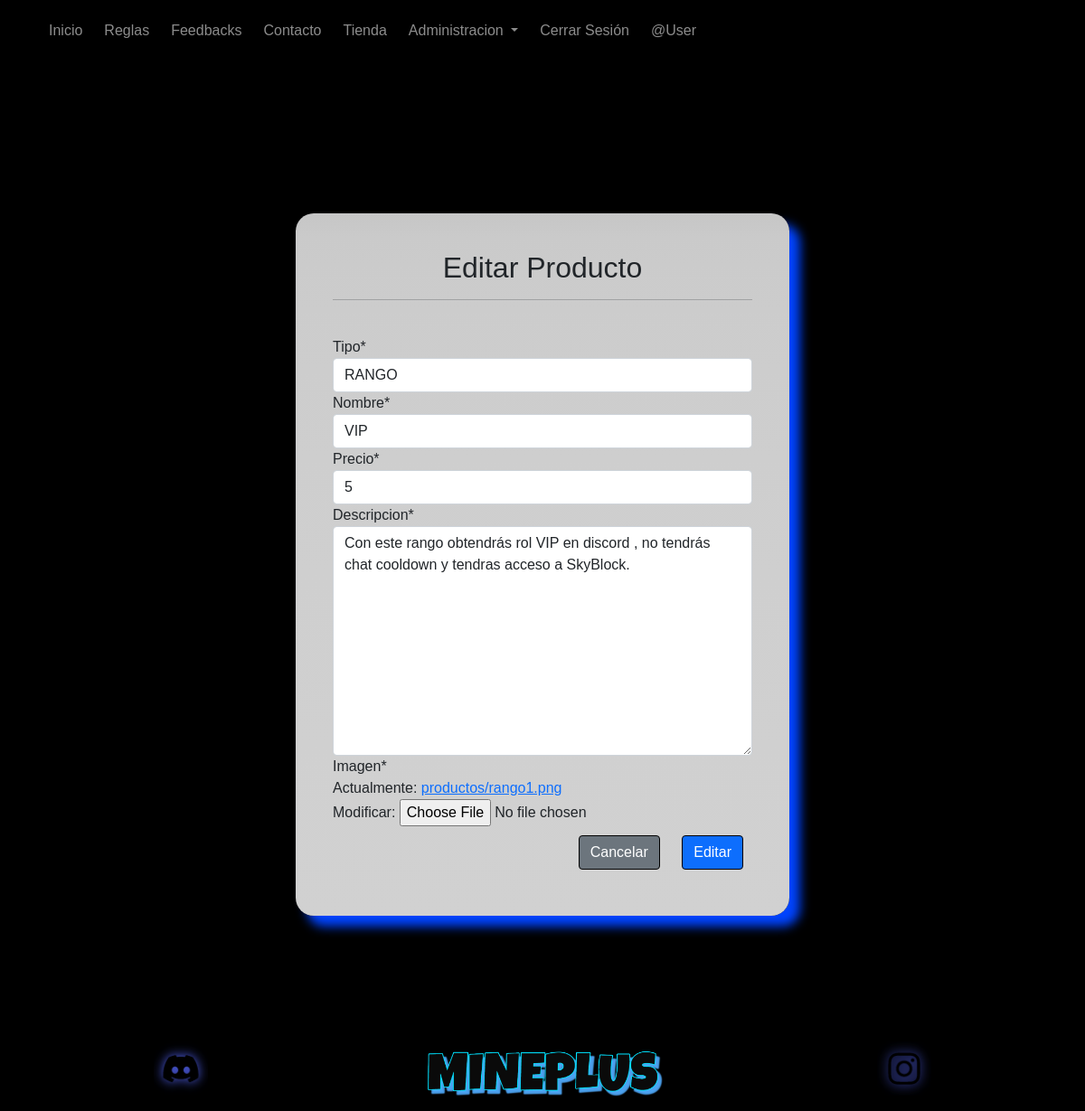
Page /modificar-productos/47/ (signed in) on the committed database.
### app/models.py (models this page shows, shortened)
class Producto(models.Model):
    tipo = models.ForeignKey(Tipo, on_delete=models.PROTECT, verbose_name="Tipo")
    nombre = models.CharField(max_length=50)
    precio = models.IntegerField()
    descripcion = models.TextField()
    imagen = models.ImageField(upload_to="productos", null=True)

class Tipo(models.Model):
    nombre = models.CharField(max_length=50)
    def __str__(self):
        return self.nombre

### app/views.py (the view, shortened to what this page needs)
# urls.py: path('modificar-productos/<id>/', views.modificar_producto, name="modificar_productos"),
@permission_required('app.change_producto')
def modificar_producto (request, id):
    producto = get_object_or_404(Producto, id=id)
    data={
        'form': ProductoForm(instance=producto)
    }
    return render(request, 'app/producto/modificar.html',data)

### app/forms.py
class ProductoForm(forms.ModelForm):
    class Meta:
        model = Producto
        fields = '__all__'

### app/templates/app/producto/modificar.html (shortened to what this page needs)
{% extends 'app/base.html' %}
{% load crispy_forms_tags %}
{% block contenido %}
<br><br><br><br><br>
<div class="container">
    <div class="row">
        <div class="col-12 col-md-6 offset-md-3">
            <div class="formu">
                <div class="card-body">
                    <h2 class="text-dark text-center">Editar Producto</h2>
                    <hr class="text-dark">
                    <br>
                    <form action="" method="post" enctype="multipart/form-data">
                        {{ form | crispy }}
                        <div class=" d-flex text-center justify-content-end">
                            <input type="reset" value="Cancelar" class="btn btn-secondary">
                            <input type="submit" value="Editar" class="btn btn-primary">
                        </div>
                    </form>
                </div>
            </div>
        </div>
    </div>
</div>
<br><br><br>
{% endblock %}

### app/templates/app/base.html (shortened to what this page needs)
<!DOCTYPE html>
<html lang="es">
<head>
    {% load static%}
    <link href="https://cdn.jsdelivr.net/npm/bootstrap@5.0.0-beta3/dist/css/bootstrap.min.css" rel="stylesheet">
    <link href="https://cdn.jsdelivr.net/npm/bootstrap@5.0.2/dist/css/bootstrap.min.css" rel="stylesheet">
    <link rel="stylesheet" href="{% static 'app/css/estilos.css'%}">
</head>
<body>
    <nav class="navbar navbar-dark  navbar-expand-md mb-5">
        <div class="container">
            <div class="collapse navbar-collapse" id="menu-principal">
                <ul class="navbar-nav">
                    <li class="nav-item"><a href="{% url 'home' %}" class="nav-link">Inicio</a></li>
                    <li class="nav-item"><a href="{% url 'reglas' %}" class="nav-link">Reglas</a></li>
                    <li class="nav-item"><a href="{% url 'feedbacks' %}" class="nav-link">Feedbacks</a></li>
                    <li class="nav-item"><a href="{% url 'contacto' %}" class="nav-link">Contacto</a></li>
                    <li class="nav-item"><a href="{% url 'tienda' %}" class="nav-link">Tienda</a></li>
                    {% if request.user.is_staff %}
                    <li class="nav-item dropdown">
                      <a
                        class="nav-link dropdown-toggle"
                        href="#"
                        role="button"
                        data-bs-toggle="dropdown"
                        aria-expanded="false"
                      >
                        Administracion
                      </a>
                    </li>
                    {% endif %}
                    {% if user.is_authenticated %}
                        <li class="nav-item">
                            <a href="{% url 'logout' %}" class="nav-link" onclick="event.preventDefault(); document.getElementById('logout-form').submit();">Cerrar Sesión</a>
                        </li>
                        <li class="nav-item"><a href="#" class="nav-link">@{{ user.username | title }}</a></li>
                    {% else %}
                        <li class="nav-item"><a href="{% url 'login' %}" class="nav-link">Iniciar Sesión</a></li>
                    {% endif %}
                </ul>
            </div>
        </div>
    </nav>
    {% block contenido %}
    {% endblock%}
    <br><br><br><br><br><br>
    <footer class="container-fluid text-white text-center bg-dark fixed-bottom mt-5">
        <div class="row py-2" id="footer">
            <div class="col-4 order-1">
                <a href="https://discord.gg/mineplusmc" target="_blank">
                    <img src="{% static 'app/img/ico/ds.png' %}" class="img-fluid" width="60" height="60"  id="redes" alt="facebook">
                </a>
            </div>
            <div class="col-4 order-2" id="texto-redes">
                <img src="{% static 'app/img/logo2.png' %}" width="300" class="img-fluid " alt="">
            </div>
            <div class="col-4 order-3">
                <a href="https://www.instagram.com/victorfavianoo/" target="_blank">
                    <img src="{% static 'app/img/ico/insta.png' %}" class="img-fluid" width="60" height="60" id="redes" alt="instagram">
                </a>
            </div>
        </div>
    </footer>
</body>
</html>

### app/static/app/css/estilos.css (style rules this page uses)
* { margin: 0; }
.navbar-dark { background-color: #000; box-shadow: 0 4px 6px rgba(0, 0, 0, 0.1); }
#footer { background: #000000; }
li { list-style: none; }
body { background: #000000 url("../img/fondominecraft.jpg"); background-size: cover; background-repeat: no-repeat; background-attachment: fixed; display: flex; flex-direction: column; min-height: 100vh; }
.navbar { background-color:#000000!important; }
body { font-family: 'Kanit', sans-serif; background-color: #000000; }
.navbar { background-color: #000000; box-shadow: 0 4px 6px rgba(0, 0, 0, 0.1); }
.nav-link { font-family: 'Kanit', sans-serif; color: #000000; padding: 10px 15px; position: relative; transition: color 0.3s ease-in-out, box-shadow 0.3s ease-in-out; }
.nav-item { margin-left: 15px; margin-right: 15px; }
.formu { background: linear-gradient( rgb(198, 198, 198), 10%, rgb(209, 209, 209)); box-shadow: 12px 12px 12px #0044ff; border-radius: 20px; padding: 25px; }
.btn { margin: 10px; border: 1px solid #000000; }
@media (min-width:0px) { #redes { width: 60px; height: 60px; } }
.nav-item { color: #ffffff; background-color: #000; border-radius: 7px; padding: 2px; margin: 2px; }

### rows in the picture
Producto: tipo "RANGO", precio "5", descripcion "Con este rango obtendrás rol VIP en discord , no tendrás chat cooldown y tendras acceso a SkyBlock."
Tipo: nombre "VIP"

### other values in the picture
{{ user.username | title }} "User"
